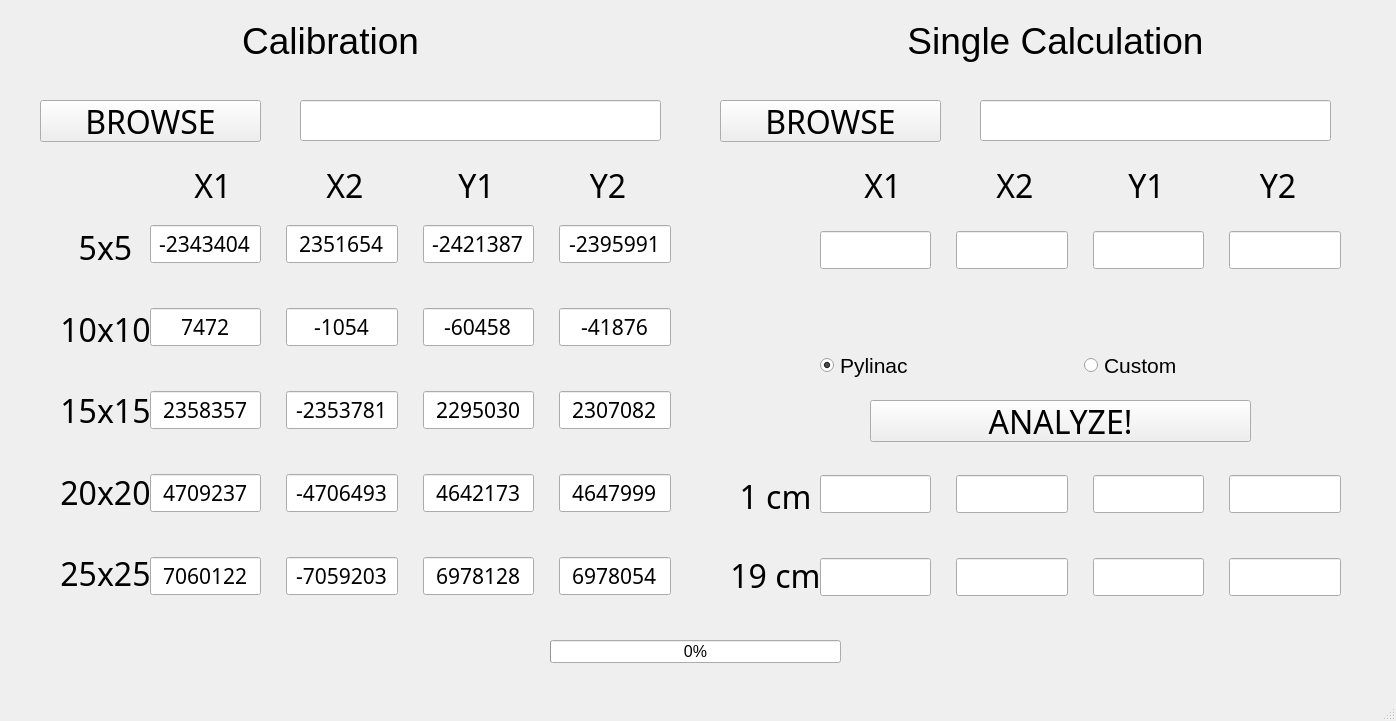
<?xml version="1.0" encoding="UTF-8"?>
<ui version="4.0">
 <class>mainWindow</class>
 <widget class="QMainWindow" name="mainWindow">
  <property name="geometry">
   <rect>
    <x>0</x>
    <y>0</y>
    <width>1396</width>
    <height>721</height>
   </rect>
  </property>
  <property name="windowTitle">
   <string>XY_Jaws MV-Calibration</string>
  </property>
  <widget class="QWidget" name="centralwidget">
   <widget class="QLineEdit" name="DirectoryLine">
    <property name="geometry">
     <rect>
      <x>300</x>
      <y>100</y>
      <width>361</width>
      <height>41</height>
     </rect>
    </property>
    <property name="font">
     <font>
      <family>Mongolian Baiti</family>
      <pointsize>16</pointsize>
     </font>
    </property>
    <property name="text">
     <string/>
    </property>
    <property name="alignment">
     <set>Qt::AlignLeading|Qt::AlignLeft|Qt::AlignVCenter</set>
    </property>
   </widget>
   <widget class="QWidget" name="gridLayoutWidget_2">
    <property name="geometry">
     <rect>
      <x>150</x>
      <y>210</y>
      <width>521</width>
      <height>401</height>
     </rect>
    </property>
    <layout class="QGridLayout" name="gridLayout_enc" rowstretch="0,0,0,0,0">
     <property name="horizontalSpacing">
      <number>25</number>
     </property>
     <property name="verticalSpacing">
      <number>30</number>
     </property>
     <item row="4" column="1">
      <widget class="QLineEdit" name="X2_25x25">
       <property name="font">
        <font>
         <family>Mongolian Baiti</family>
         <pointsize>16</pointsize>
        </font>
       </property>
       <property name="text">
        <string>-7059203</string>
       </property>
       <property name="alignment">
        <set>Qt::AlignCenter</set>
       </property>
      </widget>
     </item>
     <item row="2" column="3">
      <widget class="QLineEdit" name="Y2_15x15">
       <property name="font">
        <font>
         <family>Mongolian Baiti</family>
         <pointsize>16</pointsize>
        </font>
       </property>
       <property name="text">
        <string>2307082</string>
       </property>
       <property name="alignment">
        <set>Qt::AlignCenter</set>
       </property>
      </widget>
     </item>
     <item row="1" column="1">
      <widget class="QLineEdit" name="X2_10x10">
       <property name="font">
        <font>
         <family>Mongolian Baiti</family>
         <pointsize>16</pointsize>
        </font>
       </property>
       <property name="text">
        <string>-1054</string>
       </property>
       <property name="alignment">
        <set>Qt::AlignCenter</set>
       </property>
      </widget>
     </item>
     <item row="1" column="0">
      <widget class="QLineEdit" name="X1_10x10">
       <property name="font">
        <font>
         <family>Mongolian Baiti</family>
         <pointsize>16</pointsize>
        </font>
       </property>
       <property name="text">
        <string>7472</string>
       </property>
       <property name="alignment">
        <set>Qt::AlignCenter</set>
       </property>
      </widget>
     </item>
     <item row="4" column="2">
      <widget class="QLineEdit" name="Y1_25x25">
       <property name="font">
        <font>
         <family>Mongolian Baiti</family>
         <pointsize>16</pointsize>
        </font>
       </property>
       <property name="text">
        <string>6978128</string>
       </property>
       <property name="alignment">
        <set>Qt::AlignCenter</set>
       </property>
      </widget>
     </item>
     <item row="3" column="1">
      <widget class="QLineEdit" name="X2_20x20">
       <property name="font">
        <font>
         <family>Mongolian Baiti</family>
         <pointsize>16</pointsize>
        </font>
       </property>
       <property name="text">
        <string>-4706493</string>
       </property>
       <property name="alignment">
        <set>Qt::AlignCenter</set>
       </property>
      </widget>
     </item>
     <item row="0" column="0">
      <widget class="QLineEdit" name="X1_5x5">
       <property name="font">
        <font>
         <family>Mongolian Baiti</family>
         <pointsize>16</pointsize>
        </font>
       </property>
       <property name="text">
        <string>-2343404</string>
       </property>
       <property name="alignment">
        <set>Qt::AlignCenter</set>
       </property>
      </widget>
     </item>
     <item row="3" column="2">
      <widget class="QLineEdit" name="Y1_20x20">
       <property name="font">
        <font>
         <family>Mongolian Baiti</family>
         <pointsize>16</pointsize>
        </font>
       </property>
       <property name="text">
        <string>4642173</string>
       </property>
       <property name="alignment">
        <set>Qt::AlignCenter</set>
       </property>
      </widget>
     </item>
     <item row="2" column="2">
      <widget class="QLineEdit" name="Y1_15x15">
       <property name="font">
        <font>
         <family>Mongolian Baiti</family>
         <pointsize>16</pointsize>
        </font>
       </property>
       <property name="text">
        <string>2295030</string>
       </property>
       <property name="alignment">
        <set>Qt::AlignCenter</set>
       </property>
      </widget>
     </item>
     <item row="1" column="3">
      <widget class="QLineEdit" name="Y2_10x10">
       <property name="font">
        <font>
         <family>Mongolian Baiti</family>
         <pointsize>16</pointsize>
        </font>
       </property>
       <property name="text">
        <string>-41876</string>
       </property>
       <property name="alignment">
        <set>Qt::AlignCenter</set>
       </property>
      </widget>
     </item>
     <item row="3" column="3">
      <widget class="QLineEdit" name="Y2_20x20">
       <property name="font">
        <font>
         <family>Mongolian Baiti</family>
         <pointsize>16</pointsize>
        </font>
       </property>
       <property name="text">
        <string>4647999</string>
       </property>
       <property name="alignment">
        <set>Qt::AlignCenter</set>
       </property>
      </widget>
     </item>
     <item row="3" column="0">
      <widget class="QLineEdit" name="X1_20x20">
       <property name="font">
        <font>
         <family>Mongolian Baiti</family>
         <pointsize>16</pointsize>
        </font>
       </property>
       <property name="text">
        <string>4709237</string>
       </property>
       <property name="alignment">
        <set>Qt::AlignCenter</set>
       </property>
      </widget>
     </item>
     <item row="2" column="0">
      <widget class="QLineEdit" name="X1_15x15">
       <property name="font">
        <font>
         <family>Mongolian Baiti</family>
         <pointsize>16</pointsize>
        </font>
       </property>
       <property name="text">
        <string>2358357</string>
       </property>
       <property name="alignment">
        <set>Qt::AlignCenter</set>
       </property>
      </widget>
     </item>
     <item row="0" column="2">
      <widget class="QLineEdit" name="Y1_5x5">
       <property name="font">
        <font>
         <family>Mongolian Baiti</family>
         <pointsize>16</pointsize>
        </font>
       </property>
       <property name="text">
        <string>-2421387</string>
       </property>
       <property name="alignment">
        <set>Qt::AlignCenter</set>
       </property>
      </widget>
     </item>
     <item row="0" column="3">
      <widget class="QLineEdit" name="Y2_5x5">
       <property name="font">
        <font>
         <family>Mongolian Baiti</family>
         <pointsize>16</pointsize>
        </font>
       </property>
       <property name="text">
        <string>-2395991</string>
       </property>
       <property name="alignment">
        <set>Qt::AlignCenter</set>
       </property>
      </widget>
     </item>
     <item row="2" column="1">
      <widget class="QLineEdit" name="X2_15x15">
       <property name="font">
        <font>
         <family>Mongolian Baiti</family>
         <pointsize>16</pointsize>
        </font>
       </property>
       <property name="text">
        <string>-2353781</string>
       </property>
       <property name="alignment">
        <set>Qt::AlignCenter</set>
       </property>
      </widget>
     </item>
     <item row="4" column="3">
      <widget class="QLineEdit" name="Y2_25x25">
       <property name="font">
        <font>
         <family>Mongolian Baiti</family>
         <pointsize>16</pointsize>
        </font>
       </property>
       <property name="text">
        <string>6978054</string>
       </property>
       <property name="alignment">
        <set>Qt::AlignCenter</set>
       </property>
      </widget>
     </item>
     <item row="0" column="1">
      <widget class="QLineEdit" name="X2_5x5">
       <property name="font">
        <font>
         <family>Mongolian Baiti</family>
         <pointsize>16</pointsize>
        </font>
       </property>
       <property name="text">
        <string>2351654</string>
       </property>
       <property name="alignment">
        <set>Qt::AlignCenter</set>
       </property>
      </widget>
     </item>
     <item row="1" column="2">
      <widget class="QLineEdit" name="Y1_10x10">
       <property name="font">
        <font>
         <family>Mongolian Baiti</family>
         <pointsize>16</pointsize>
        </font>
       </property>
       <property name="text">
        <string>-60458</string>
       </property>
       <property name="alignment">
        <set>Qt::AlignCenter</set>
       </property>
      </widget>
     </item>
     <item row="4" column="0">
      <widget class="QLineEdit" name="X1_25x25">
       <property name="font">
        <font>
         <family>Mongolian Baiti</family>
         <pointsize>16</pointsize>
        </font>
       </property>
       <property name="text">
        <string>7060122</string>
       </property>
       <property name="alignment">
        <set>Qt::AlignCenter</set>
       </property>
      </widget>
     </item>
    </layout>
   </widget>
   <widget class="QWidget" name="horizontalLayoutWidget">
    <property name="geometry">
     <rect>
      <x>150</x>
      <y>160</y>
      <width>521</width>
      <height>51</height>
     </rect>
    </property>
    <layout class="QHBoxLayout" name="horizontalLayout_XY">
     <item>
      <widget class="QLabel" name="label_X1">
       <property name="font">
        <font>
         <family>Mongolian Baiti</family>
         <pointsize>24</pointsize>
        </font>
       </property>
       <property name="text">
        <string>X1</string>
       </property>
       <property name="alignment">
        <set>Qt::AlignCenter</set>
       </property>
      </widget>
     </item>
     <item>
      <widget class="QLabel" name="label_X2">
       <property name="font">
        <font>
         <family>Mongolian Baiti</family>
         <pointsize>24</pointsize>
        </font>
       </property>
       <property name="text">
        <string>X2</string>
       </property>
       <property name="alignment">
        <set>Qt::AlignCenter</set>
       </property>
      </widget>
     </item>
     <item>
      <widget class="QLabel" name="label_Y1">
       <property name="font">
        <font>
         <family>Mongolian Baiti</family>
         <pointsize>24</pointsize>
        </font>
       </property>
       <property name="text">
        <string>Y1</string>
       </property>
       <property name="alignment">
        <set>Qt::AlignCenter</set>
       </property>
      </widget>
     </item>
     <item>
      <widget class="QLabel" name="label_Y2">
       <property name="font">
        <font>
         <family>Mongolian Baiti</family>
         <pointsize>24</pointsize>
        </font>
       </property>
       <property name="text">
        <string>Y2</string>
       </property>
       <property name="alignment">
        <set>Qt::AlignCenter</set>
       </property>
      </widget>
     </item>
    </layout>
   </widget>
   <widget class="QWidget" name="verticalLayoutWidget">
    <property name="geometry">
     <rect>
      <x>60</x>
      <y>210</y>
      <width>91</width>
      <height>401</height>
     </rect>
    </property>
    <layout class="QVBoxLayout" name="verticalLayout_f">
     <item>
      <widget class="QLabel" name="label_5x5">
       <property name="font">
        <font>
         <family>Mongolian Baiti</family>
         <pointsize>24</pointsize>
        </font>
       </property>
       <property name="text">
        <string>5x5</string>
       </property>
       <property name="alignment">
        <set>Qt::AlignCenter</set>
       </property>
      </widget>
     </item>
     <item>
      <widget class="QLabel" name="label_10x10">
       <property name="font">
        <font>
         <family>Mongolian Baiti</family>
         <pointsize>24</pointsize>
        </font>
       </property>
       <property name="text">
        <string>10x10</string>
       </property>
       <property name="alignment">
        <set>Qt::AlignCenter</set>
       </property>
      </widget>
     </item>
     <item>
      <widget class="QLabel" name="label_15x15">
       <property name="font">
        <font>
         <family>Mongolian Baiti</family>
         <pointsize>24</pointsize>
        </font>
       </property>
       <property name="text">
        <string>15x15</string>
       </property>
       <property name="alignment">
        <set>Qt::AlignCenter</set>
       </property>
      </widget>
     </item>
     <item>
      <widget class="QLabel" name="label_20x20">
       <property name="font">
        <font>
         <family>Mongolian Baiti</family>
         <pointsize>24</pointsize>
        </font>
       </property>
       <property name="text">
        <string>20x20</string>
       </property>
       <property name="alignment">
        <set>Qt::AlignCenter</set>
       </property>
      </widget>
     </item>
     <item>
      <widget class="QLabel" name="label_25x25">
       <property name="font">
        <font>
         <family>Mongolian Baiti</family>
         <pointsize>24</pointsize>
        </font>
       </property>
       <property name="text">
        <string>25x25</string>
       </property>
       <property name="alignment">
        <set>Qt::AlignCenter</set>
       </property>
      </widget>
     </item>
    </layout>
   </widget>
   <widget class="QWidget" name="verticalLayoutWidget_2">
    <property name="geometry">
     <rect>
      <x>730</x>
      <y>460</y>
      <width>91</width>
      <height>151</height>
     </rect>
    </property>
    <layout class="QVBoxLayout" name="verticalLayout_cal">
     <item>
      <widget class="QLabel" name="label_1cm">
       <property name="font">
        <font>
         <family>Mongolian Baiti</family>
         <pointsize>24</pointsize>
        </font>
       </property>
       <property name="text">
        <string>1 cm</string>
       </property>
       <property name="alignment">
        <set>Qt::AlignCenter</set>
       </property>
      </widget>
     </item>
     <item>
      <widget class="QLabel" name="label_19cm">
       <property name="font">
        <font>
         <family>Mongolian Baiti</family>
         <pointsize>24</pointsize>
        </font>
       </property>
       <property name="text">
        <string>19 cm</string>
       </property>
       <property name="alignment">
        <set>Qt::AlignCenter</set>
       </property>
      </widget>
     </item>
    </layout>
   </widget>
   <widget class="QWidget" name="gridLayoutWidget_3">
    <property name="geometry">
     <rect>
      <x>820</x>
      <y>460</y>
      <width>521</width>
      <height>151</height>
     </rect>
    </property>
    <layout class="QGridLayout" name="gridLayout_final">
     <property name="horizontalSpacing">
      <number>25</number>
     </property>
     <property name="verticalSpacing">
      <number>30</number>
     </property>
     <item row="1" column="1">
      <widget class="QLineEdit" name="X2_19cm">
       <property name="font">
        <font>
         <family>Mongolian Baiti</family>
         <pointsize>16</pointsize>
        </font>
       </property>
       <property name="text">
        <string/>
       </property>
       <property name="alignment">
        <set>Qt::AlignCenter</set>
       </property>
      </widget>
     </item>
     <item row="0" column="1">
      <widget class="QLineEdit" name="X2_1cm">
       <property name="font">
        <font>
         <family>Mongolian Baiti</family>
         <pointsize>16</pointsize>
        </font>
       </property>
       <property name="text">
        <string/>
       </property>
       <property name="alignment">
        <set>Qt::AlignCenter</set>
       </property>
      </widget>
     </item>
     <item row="0" column="2">
      <widget class="QLineEdit" name="Y1_1cm">
       <property name="font">
        <font>
         <family>Mongolian Baiti</family>
         <pointsize>16</pointsize>
        </font>
       </property>
       <property name="text">
        <string/>
       </property>
       <property name="alignment">
        <set>Qt::AlignCenter</set>
       </property>
      </widget>
     </item>
     <item row="1" column="0">
      <widget class="QLineEdit" name="X1_19cm">
       <property name="font">
        <font>
         <family>Mongolian Baiti</family>
         <pointsize>16</pointsize>
        </font>
       </property>
       <property name="text">
        <string/>
       </property>
       <property name="alignment">
        <set>Qt::AlignCenter</set>
       </property>
      </widget>
     </item>
     <item row="0" column="0">
      <widget class="QLineEdit" name="X1_1cm">
       <property name="font">
        <font>
         <family>Mongolian Baiti</family>
         <pointsize>16</pointsize>
        </font>
       </property>
       <property name="text">
        <string/>
       </property>
       <property name="alignment">
        <set>Qt::AlignCenter</set>
       </property>
      </widget>
     </item>
     <item row="1" column="2">
      <widget class="QLineEdit" name="Y1_19cm">
       <property name="font">
        <font>
         <family>Mongolian Baiti</family>
         <pointsize>16</pointsize>
        </font>
       </property>
       <property name="text">
        <string/>
       </property>
       <property name="alignment">
        <set>Qt::AlignCenter</set>
       </property>
      </widget>
     </item>
     <item row="0" column="3">
      <widget class="QLineEdit" name="Y2_1cm">
       <property name="font">
        <font>
         <family>Mongolian Baiti</family>
         <pointsize>16</pointsize>
        </font>
       </property>
       <property name="text">
        <string/>
       </property>
       <property name="alignment">
        <set>Qt::AlignCenter</set>
       </property>
      </widget>
     </item>
     <item row="1" column="3">
      <widget class="QLineEdit" name="Y2_19cm">
       <property name="font">
        <font>
         <family>Mongolian Baiti</family>
         <pointsize>16</pointsize>
        </font>
       </property>
       <property name="text">
        <string/>
       </property>
       <property name="alignment">
        <set>Qt::AlignCenter</set>
       </property>
      </widget>
     </item>
    </layout>
   </widget>
   <widget class="QPushButton" name="pushButton_analyze">
    <property name="geometry">
     <rect>
      <x>870</x>
      <y>400</y>
      <width>381</width>
      <height>42</height>
     </rect>
    </property>
    <property name="font">
     <font>
      <family>Mongolian Baiti</family>
      <pointsize>24</pointsize>
     </font>
    </property>
    <property name="text">
     <string>ANALYZE!</string>
    </property>
   </widget>
   <widget class="QPushButton" name="pushButton_browse">
    <property name="geometry">
     <rect>
      <x>40</x>
      <y>100</y>
      <width>221</width>
      <height>42</height>
     </rect>
    </property>
    <property name="font">
     <font>
      <family>Mongolian Baiti</family>
      <pointsize>24</pointsize>
     </font>
    </property>
    <property name="text">
     <string>BROWSE</string>
    </property>
   </widget>
   <widget class="QWidget" name="gridLayoutWidget_4">
    <property name="geometry">
     <rect>
      <x>820</x>
      <y>210</y>
      <width>521</width>
      <height>81</height>
     </rect>
    </property>
    <layout class="QGridLayout" name="gridLayout_enc_2" rowstretch="0">
     <property name="horizontalSpacing">
      <number>25</number>
     </property>
     <property name="verticalSpacing">
      <number>30</number>
     </property>
     <item row="0" column="3">
      <widget class="QLineEdit" name="Y2_5x5_2">
       <property name="font">
        <font>
         <family>Mongolian Baiti</family>
         <pointsize>16</pointsize>
        </font>
       </property>
       <property name="text">
        <string/>
       </property>
       <property name="alignment">
        <set>Qt::AlignCenter</set>
       </property>
      </widget>
     </item>
     <item row="0" column="1">
      <widget class="QLineEdit" name="X2_5x5_2">
       <property name="font">
        <font>
         <family>Mongolian Baiti</family>
         <pointsize>16</pointsize>
        </font>
       </property>
       <property name="text">
        <string/>
       </property>
       <property name="alignment">
        <set>Qt::AlignCenter</set>
       </property>
      </widget>
     </item>
     <item row="0" column="0">
      <widget class="QLineEdit" name="X1_5x5_2">
       <property name="font">
        <font>
         <family>Mongolian Baiti</family>
         <pointsize>16</pointsize>
        </font>
       </property>
       <property name="text">
        <string/>
       </property>
       <property name="alignment">
        <set>Qt::AlignCenter</set>
       </property>
      </widget>
     </item>
     <item row="0" column="2">
      <widget class="QLineEdit" name="Y1_5x5_2">
       <property name="font">
        <font>
         <family>Mongolian Baiti</family>
         <pointsize>16</pointsize>
        </font>
       </property>
       <property name="text">
        <string/>
       </property>
       <property name="alignment">
        <set>Qt::AlignCenter</set>
       </property>
      </widget>
     </item>
    </layout>
   </widget>
   <widget class="QWidget" name="horizontalLayoutWidget_2">
    <property name="geometry">
     <rect>
      <x>820</x>
      <y>160</y>
      <width>521</width>
      <height>51</height>
     </rect>
    </property>
    <layout class="QHBoxLayout" name="horizontalLayout_XY_2">
     <item>
      <widget class="QLabel" name="label_X1_2">
       <property name="font">
        <font>
         <family>Mongolian Baiti</family>
         <pointsize>24</pointsize>
        </font>
       </property>
       <property name="text">
        <string>X1</string>
       </property>
       <property name="alignment">
        <set>Qt::AlignCenter</set>
       </property>
      </widget>
     </item>
     <item>
      <widget class="QLabel" name="label_X2_2">
       <property name="font">
        <font>
         <family>Mongolian Baiti</family>
         <pointsize>24</pointsize>
        </font>
       </property>
       <property name="text">
        <string>X2</string>
       </property>
       <property name="alignment">
        <set>Qt::AlignCenter</set>
       </property>
      </widget>
     </item>
     <item>
      <widget class="QLabel" name="label_Y1_2">
       <property name="font">
        <font>
         <family>Mongolian Baiti</family>
         <pointsize>24</pointsize>
        </font>
       </property>
       <property name="text">
        <string>Y1</string>
       </property>
       <property name="alignment">
        <set>Qt::AlignCenter</set>
       </property>
      </widget>
     </item>
     <item>
      <widget class="QLabel" name="label_Y2_2">
       <property name="font">
        <font>
         <family>Mongolian Baiti</family>
         <pointsize>24</pointsize>
        </font>
       </property>
       <property name="text">
        <string>Y2</string>
       </property>
       <property name="alignment">
        <set>Qt::AlignCenter</set>
       </property>
      </widget>
     </item>
    </layout>
   </widget>
   <widget class="QLineEdit" name="DirectoryLine_2">
    <property name="geometry">
     <rect>
      <x>980</x>
      <y>100</y>
      <width>351</width>
      <height>41</height>
     </rect>
    </property>
    <property name="font">
     <font>
      <family>Mongolian Baiti</family>
      <pointsize>16</pointsize>
     </font>
    </property>
    <property name="text">
     <string/>
    </property>
    <property name="alignment">
     <set>Qt::AlignLeading|Qt::AlignLeft|Qt::AlignVCenter</set>
    </property>
   </widget>
   <widget class="QPushButton" name="pushButton_browse_2">
    <property name="geometry">
     <rect>
      <x>720</x>
      <y>100</y>
      <width>221</width>
      <height>42</height>
     </rect>
    </property>
    <property name="font">
     <font>
      <family>Mongolian Baiti</family>
      <pointsize>24</pointsize>
     </font>
    </property>
    <property name="text">
     <string>BROWSE</string>
    </property>
   </widget>
   <widget class="QWidget" name="horizontalLayoutWidget_3">
    <property name="geometry">
     <rect>
      <x>820</x>
      <y>340</y>
      <width>521</width>
      <height>51</height>
     </rect>
    </property>
    <layout class="QHBoxLayout" name="horizontalLayout">
     <item>
      <widget class="QRadioButton" name="radioButton_1">
       <property name="font">
        <font>
         <pointsize>16</pointsize>
        </font>
       </property>
       <property name="text">
        <string>Pylinac</string>
       </property>
       <property name="checked">
        <bool>true</bool>
       </property>
      </widget>
     </item>
     <item>
      <widget class="QRadioButton" name="radioButton_2">
       <property name="font">
        <font>
         <pointsize>16</pointsize>
        </font>
       </property>
       <property name="layoutDirection">
        <enum>Qt::LeftToRight</enum>
       </property>
       <property name="text">
        <string>Custom</string>
       </property>
      </widget>
     </item>
    </layout>
   </widget>
   <widget class="QLabel" name="label">
    <property name="geometry">
     <rect>
      <x>220</x>
      <y>10</y>
      <width>221</width>
      <height>61</height>
     </rect>
    </property>
    <property name="font">
     <font>
      <pointsize>28</pointsize>
     </font>
    </property>
    <property name="text">
     <string>Calibration</string>
    </property>
    <property name="alignment">
     <set>Qt::AlignCenter</set>
    </property>
   </widget>
   <widget class="QLabel" name="label_2">
    <property name="geometry">
     <rect>
      <x>900</x>
      <y>10</y>
      <width>311</width>
      <height>61</height>
     </rect>
    </property>
    <property name="font">
     <font>
      <pointsize>28</pointsize>
     </font>
    </property>
    <property name="text">
     <string>Single Calculation</string>
    </property>
    <property name="alignment">
     <set>Qt::AlignCenter</set>
    </property>
   </widget>
   <widget class="QProgressBar" name="progressBar">
    <property name="geometry">
     <rect>
      <x>550</x>
      <y>640</y>
      <width>291</width>
      <height>23</height>
     </rect>
    </property>
    <property name="font">
     <font>
      <pointsize>12</pointsize>
     </font>
    </property>
    <property name="value">
     <number>0</number>
    </property>
   </widget>
  </widget>
  <widget class="QMenuBar" name="menubar">
   <property name="geometry">
    <rect>
     <x>0</x>
     <y>0</y>
     <width>1396</width>
     <height>21</height>
    </rect>
   </property>
  </widget>
  <widget class="QStatusBar" name="statusbar"/>
 </widget>
 <resources/>
 <connections/>
</ui>
